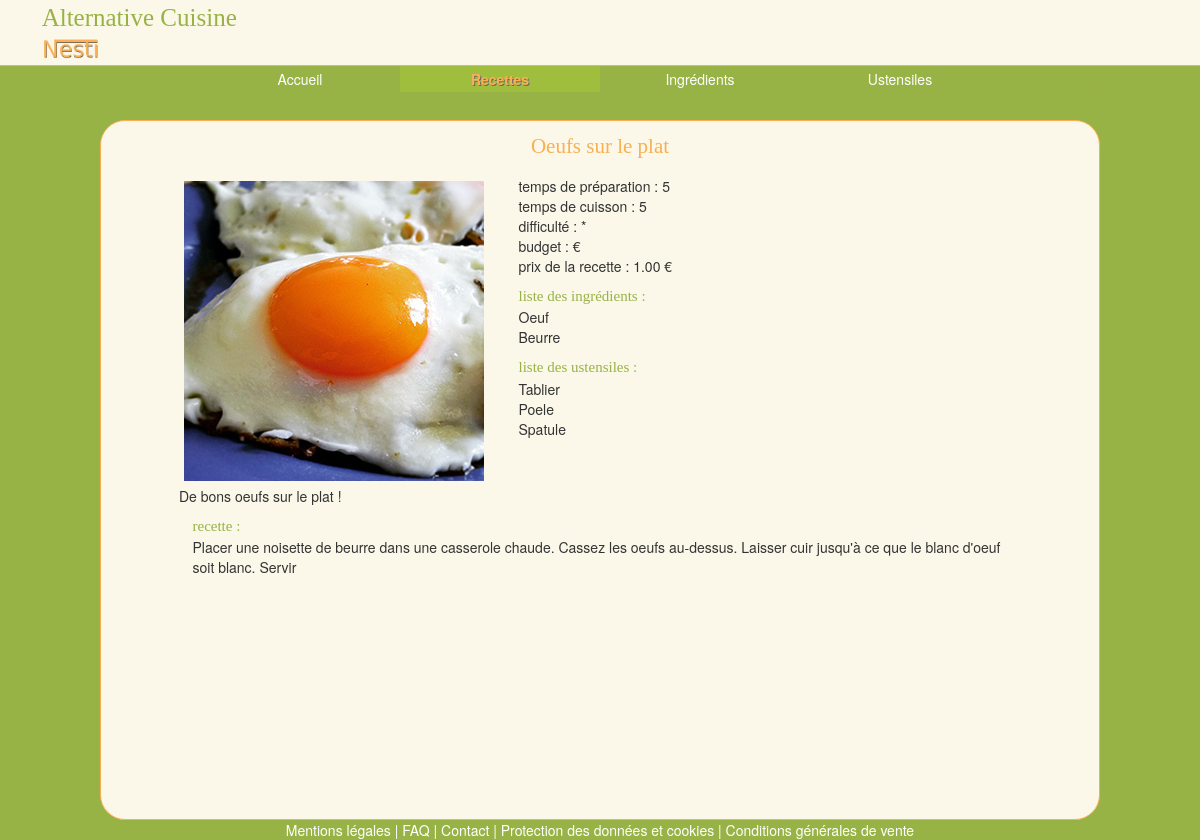
Screenshot of /MVC/Index.php?page=2&id=6&nom=Oeufs sur le plat with the database file from the repository.
### tables this page shows
CREATE TABLE IF NOT EXISTS `recette` (
  `idRecette` int(10) unsigned NOT NULL AUTO_INCREMENT,
  `Titre` varchar(100) NOT NULL,
  `Format` enum('Ecrit','Vidéo') NOT NULL DEFAULT 'Ecrit',
  `PrixHT` decimal(10,2) unsigned NOT NULL,
  `Resume` varchar(34) NOT NULL,
  `Contenu` varchar(300) NOT NULL,
  `Image_idImage` int(10) unsigned NOT NULL,
  `Temps_Preparation` varchar(6) NOT NULL DEFAULT '30 min',
  `Temps_Cuisson` varchar(6) NOT NULL DEFAULT '30 min',
  `Note` int(10) unsigned NOT NULL DEFAULT '0',
  `Difficulte` int(10) unsigned NOT NULL DEFAULT '0',
  `Budget` int(10) unsigned NOT NULL DEFAULT '0',
  PRIMARY KEY (`idRecette`,`Image_idImage`),
  UNIQUE KEY `Titre` (`Titre`),
  UNIQUE KEY `Titre_2` (`Titre`),
  UNIQUE KEY `Titre_3` (`Titre`,`Resume`),
  KEY `fk_Recette_Image1_idx` (`Image_idImage`)
);

CREATE TABLE IF NOT EXISTS `image` (
  `idImage` int(10) unsigned NOT NULL AUTO_INCREMENT,
  `NomFichier` varchar(45) NOT NULL,
  `Legende` varchar(100) NOT NULL,
  PRIMARY KEY (`idImage`)
);

### MVC/Controller/Controller.php (called while the page is built, shortened)
<?php
    require 'Model/Query.php';
    function content_Article_Recette($i,$page){
        $recette = getRecette($i);
        $titres = $recette[0]['Titre'];
        $tempsPreparations = $recette[0]['Temps_Preparation'];
        $tempsCuissons = $recette[0]['Temps_Cuisson'];
        $difficultes = getDifficulte($i);
        $budgets = getBudget($i);
        $prixHT = $recette[0]['PrixHT'];
        $images = getImage($i,'recette');
        $resumeRecettes = $recette[0]['Resume'];
        $contenus = $recette[0]['Contenu'];
        $ingredients = getIngredientsRecette($i);
        $tailleTableauIngredient = count($ingredients);
        for ($j = 0; $j < $tailleTableauIngredient; $j++){
            $ingredient[$j] = $ingredients[$j]['NomIngredient'];
        }
        $ustensiles = getUstensilesRecette($i);
        $tailleTableauUstensile = count($ustensiles);
        for ($j = 0; $j < $tailleTableauUstensile; $j++){
            $ustensile[$j] = $ustensiles[$j]['NomUstensile'];
        }
        require 'View/Content_Article_Recipe.php';
    }
?>

### MVC/Model/Query.php (called while the page is built, shortened)
<?php
    function getImage($i,$table){
        require 'Connection.php';
        $query_NomFichierImage = 'SELECT NomFichier FROM image,'.$table
                .' WHERE image.idImage='.$table.'.Image_idImage AND '.$table.'.id'.ucfirst($table).' = '.$i.'';
        $result_NomFichierImage = $pdo->query($query_NomFichierImage)->fetchAll();
        $res = $result_NomFichierImage[0]['NomFichier'];
        return ($res);
    }
    function getRecette($i){
        require 'Connection.php';
        $query_recette = 'SELECT * FROM recette WHERE idRecette = '.$i.'';
        $result_recette = $pdo->query($query_recette)->fetchAll();
        return $result_recette;
    }
    function getIngredientsRecette($i){
        require 'Connection.php';
        $query_IR = 'SELECT * FROM ingredient,liste '
                        . ' WHERE Recette_idRecette = '.$i
                        . ' AND idIngredient = Ingredient_idIngredient';
        $result_IR = $pdo->query($query_IR)->fetchAll();
        return $result_IR;
    }
    function getUstensilesRecette($i){
        require 'Connection.php';
        $query_UR = 'SELECT * FROM ustensile,enumere '
                        . ' WHERE Recette_idRecette = '.$i
                        . ' AND idUstensile = Ustensile_idUstensile';
        $result_UR = $pdo->query($query_UR)->fetchAll();
        return $result_UR;
    }
    function getDifficulte($i){
        require 'Connection.php';
        $query_DifficulteRecette = 'SELECT Difficulte FROM recette WHERE idRecette = '.$i.'';
        $result_DifficulteRecette = $pdo->query($query_DifficulteRecette)->fetchAll();
        $difficulty = $result_DifficulteRecette[0]['Difficulte'];
        $res = '';
        for ($j = 0; $j < $difficulty ; $j++){
            $res = $res.'*';
        }
        return $res;
    }
    function getBudget($i){
        require 'Connection.php';
        $query_BudgetRecette = 'SELECT Budget FROM recette WHERE idRecette = '.$i.'';
        $result_BudgetRecette = $pdo->query($query_BudgetRecette)->fetchAll();
        $budget = $result_BudgetRecette[0]['Budget'];
        if($budget >= 0 && $budget < 20){
            $typeBudget = 1;
        }
        elseif($budget >= 20 && $budget < 40){
            $typeBudget = 2;
        }
        elseif($budget >= 40 && $budget < 60){
            $typeBudget = 3;
        }
        elseif($budget >= 60 && $budget < 80){
            $typeBudget = 4;
        }
        elseif($budget >= 80){
            $typeBudget = 5;
        }
        $res = '';
        for ($j = 0; $j < $typeBudget ; $j++){
            $res = $res.'€';
        }
        return $res;
    }
?>

### MVC/View/Content_Article_Recipe.php (the view, shortened to what this page needs)
<div class="col-lg-12 article">
    <div class="col-lg-12 article_title">
        <?php echo $titres; ?>
    </div>
    <div class="row">
        <div class="col-lg-5">
            <div class="col-lg-2 clearfix"></div>
            <div class="col-lg-12 article_img" style="background-image: url('Images/<?php echo $images; ?>')" ></div>
            <div class="col-lg-11 col-lg-offset-2 article_presentation_summary">
                <?php echo $resumeRecettes; ?>
            </div>
        </div>
        <div class="col-lg-7">
            <div class="col-lg-12 article_info"> temps de préparation :
                <?php echo $tempsPreparations; ?>
            </div>
            <div class="col-lg-12 article_info"> temps de cuisson :
                <?php echo $tempsCuissons; ?>
            </div>
            <div class="col-lg-12 article_info"> difficulté :
                <?php echo $difficultes; ?>
            </div>
            <div class="col-lg-12 article_info"> budget :
                <?php echo $budgets; ?>
            </div>
            <div class="col-lg-12 article_info"> prix de la recette :
                <?php echo $prixHT; ?> €
            </div>
            <div class="col-lg-12 article_info_title"> liste des ingrédients : </div>
                <div class="col-lg-12 article_info">
                    <?php for ($j = 0; $j < $tailleTableauIngredient; $j++){
                    echo $ingredient[$j].'<br/>';
                }?>
            </div>
            <div class="col-lg-12 article_info_title"> liste des ustensiles : </div>
                <div class="col-lg-12 article_info">
                    <?php for ($j = 0; $j < $tailleTableauUstensile; $j++){
                    echo $ustensile[$j].'<br/>';
                }?>
        </div>
    </div>
    <div class="row">
        <div class="col-lg-10 col-lg-offset-1 article_info_title"> recette : </div>
        <div class="col-lg-10 col-lg-offset-1">
            <?php echo $contenus; ?>
        </div>
    </div>
</div>
<?php  require 'Skeleton.php'; ?>

### MVC/View/css/Css.css (style rules this page uses)
body { //background-image: url("/SiteWebVenteEnLigne/MVC/Images/Fond.jpg"); background: #98b345; }
[class*="col-"], .row, header, body, footer { //border : solid 1px red; padding : 0px; }
.row, header, body, footer { margin: 0px; }
.article_title { color: #f8b053; font-family: Impact, fantasy; font-size: 21px; margin-bottom: 15px; text-align: center; }
.article_img { height: 300px; width: 300px; margin: 5px; background-repeat: no-repeat; background-position:center center; background-size:contain; }
.article_info_title { color: #98b345; font-family: Impact, fantasy; font-size: 15px; //margin-bottom: 10px; margin-top: 10px; }

### rows the page displays
recette: Titre "Oeufs sur le plat", Resume "De bons oeufs sur le plat !", Temps_Preparation "5", Temps_Cuisson "5", PrixHT "1.00", Contenu "Placer une noisette de beurre dans une casserole chaude. Cassez les oeufs au-dessus. Laisser cuir jusqu'à ce que le blanc d'oeuf soit blanc. Servir"
image: NomFichier (picture)

### other values shown
$difficultes "*"
$budgets "€"
$ingredient[$j] "Oeuf"
$ingredient[$j] "Beurre"
$ustensile[$j] "Tablier"
$ustensile[$j] "Poele"
$ustensile[$j] "Spatule"
